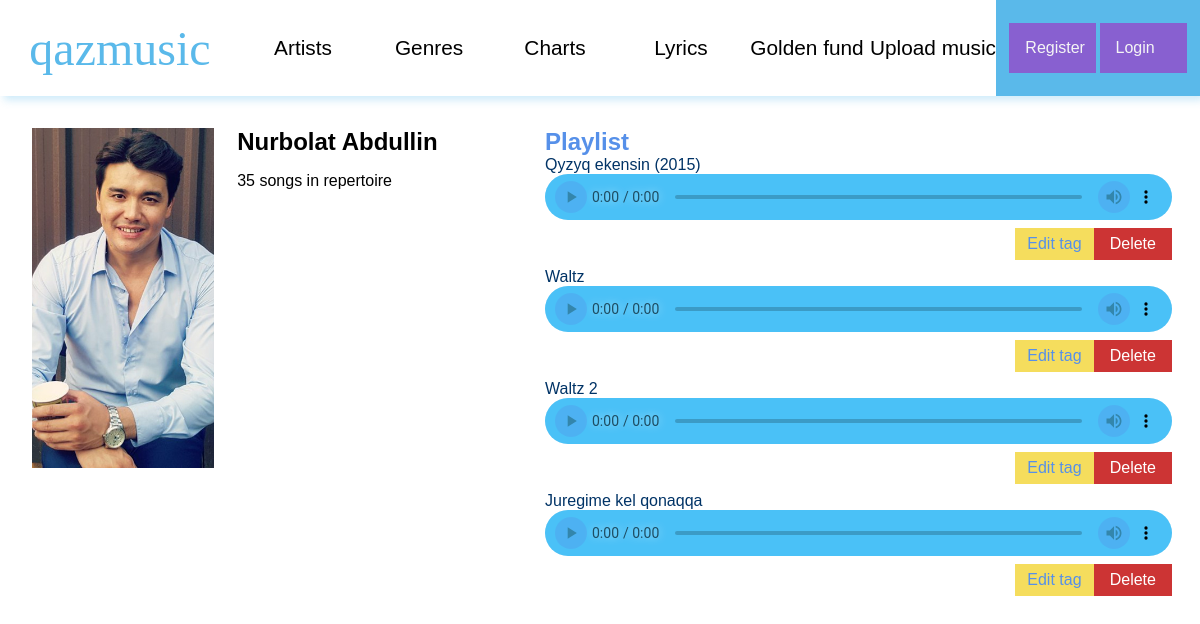
The app's page /artist/3-Nurbolat-Abdullin/, older data.
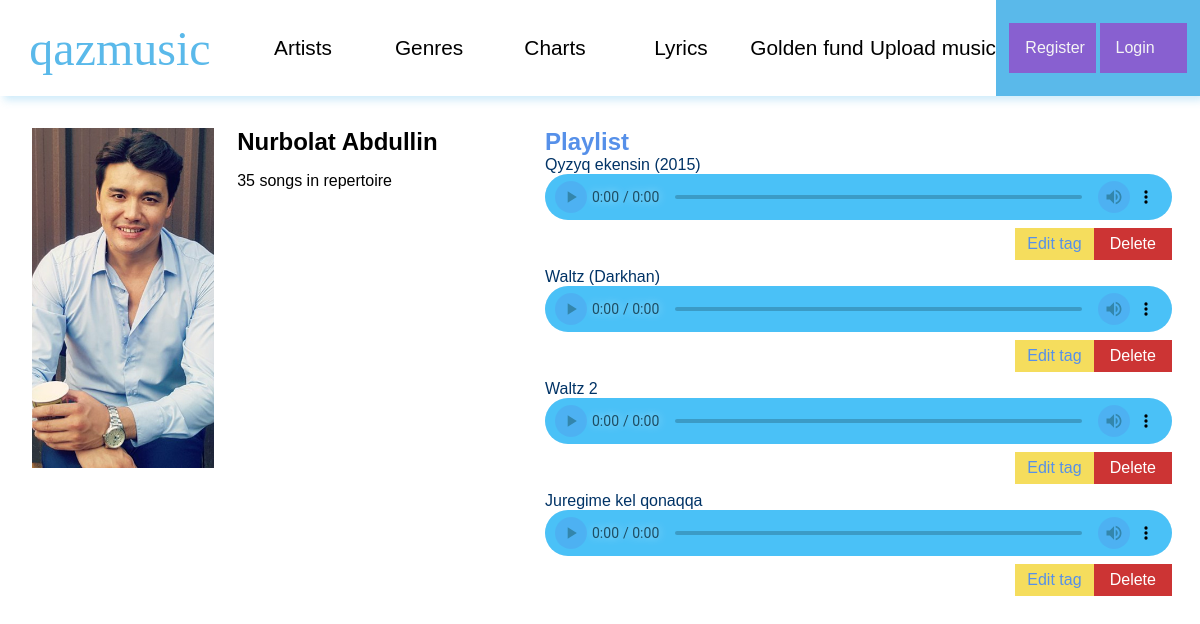
The same page, newer data.
### qazmusic/models.py (models this page shows, shortened)
class Tracks(models.Model):
    title = models.CharField(max_length=255, db_index=True)
    artist = models.ForeignKey(Artists, on_delete=models.CASCADE, null=True)
    file = models.FileField(verbose_name='file', upload_to='tracks/')
    published_date = models.DateField(auto_now=False)
    genre = models.ForeignKey(Genres, on_delete=models.PROTECT, null=True)
    class Meta:
        verbose_name = 'Track'
        verbose_name_plural = 'Tracks'

### qazmusic/views.py (the view)
# urls.py: path('artist/<int:artist_id>-<slug:fullname>/', ArtistView.as_view(), name='artist-view'),
class ArtistView(DataMixin, DetailView):
    model = Artists
    template_name = 'qazmusic/artist-view.html'
    pk_url_kwarg = 'artist_id'
    slug_url_kwarg = 'fullname'
    context_object_name = 'artist'
    def get_context_data(self, *, object_list=None, **kwargs):
        context = super().get_context_data(**kwargs)
        c_def = self.get_user_context(title=str('qazmusic - ' + str(context['artist'])))
        return dict(list(context.items()) + list(c_def.items()))

### qazmusic/models.py (called while the page is built)
    def __str__(self):
        return self.name + ' ' + self.surname

### qazmusic/utils.py (called while the page is built)
def get_tracks():
    get_tracks = Tracks.objects.all()
    return get_tracks

    def get_user_context(self, **kwargs):
        context = kwargs
        context['header_menu'] = header_menu
        context['tracks'] = get_tracks()
        return context

### qazmusic/templates/qazmusic/artist-view.html
{% extends 'qazmusic/base.html' %}
{% load static %}
{% block content %}
    <link rel="stylesheet" href="{% static 'qazmusic/css/artist-view.css' %}">
    <link rel="stylesheet" href="{% static 'qazmusic/css/audio-player.css' %}">
    <main class="artist-view-page">
        <div class="left">
            <div class="artist-card">
                <div class="artist-photo"
                     style="background: url('{{ artist.photo.url }}') no-repeat center; background-size: cover">
                </div>
                <div class="artist-info">
                    <h2>{{ artist.name }} {{ artist.surname }}</h2>
                    <p>{{ artist.repertoire }} songs in repertoire</p>
                </div>
            </div>
        </div>
        <div class="right">
            <h2>Playlist</h2>
            {% for song in tracks %}
                {% if artist.pk == song.artist_id %}
                    <div class="track-div">
                        <p>{{ song.title }}</p>
                        <audio src="{{ song.file.url }}"
                               controls
                               class="track-audio">
                        </audio>
                        <div>
                            <span>
                                <a class="edit" href="{% url 'update' song.pk %}">Edit tag</a>
                                <a class="delete" href="{% url 'delete_track' song.pk %}">Delete</a>
                            </span>
                        </div>
                    </div>
                {% endif %}
            {% endfor %}
        </div>
    </main>
{% endblock %}

Row changes from the older to the newer data that the page shows:
changed Tracks: title "Waltz" → "Waltz (Darkhan)"
